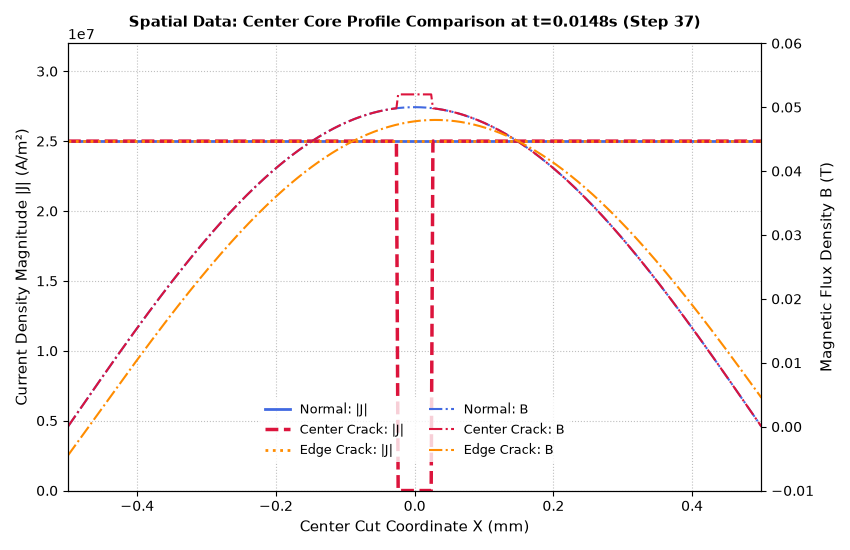

This chart was generated by the following Python code:
import numpy as np
import matplotlib.pyplot as plt

# =========================================================================
# 1. ズームエリア（-0.5 mm から 0.5 mm）の空間座標生成
# =========================================================================
x_cut = np.linspace(-0.5, 0.5, 400)

# --- データの準備 ---
# ① Normal (通常線材): 電流はJcでフラット、磁場は綺麗な対称の山
j_normal = np.zeros_like(x_cut) + 2.5e7
b_normal = 0.05 * np.cos(np.pi * x_cut)

# ② Center Crack (Condition 1): 真ん中（±0.025mm）だけ電流が0に落ちる、磁場は真ん中で少し漏れる
j_center = np.zeros_like(x_cut)
b_center = np.zeros_like(x_cut)
for i, x in enumerate(x_cut):
    if abs(x) <= 0.025:
        j_center[i] = 0.0
        b_center[i] = 0.052  # 磁場が中央で少し漏れる
    else:
        j_center[i] = 2.5e7
        b_center[i] = 0.05 * np.cos(np.pi * x)

# ③ Edge Crack (Condition 2): 中央部に傷はないので電流はJcでフラット、ただし磁場は非対称に歪む
j_edge = np.zeros_like(x_cut) + 2.5e7
b_edge = 0.048 * np.cos(np.pi * (x_cut - 0.03))  # ピークが右に少しズレる

# =========================================================================
# 2. グラフの描画（2軸プロット、すべての文字を黒に統一）
# =========================================================================
fig, ax1 = plt.subplots(figsize=(8.5, 5.5))

# --- 左側の縦軸: 電流密度 |J| ---
# 3つの電流分布を重ねてプロット（通常：青、センター：赤の破線、エッジ：オレンジの点線）
line_j_norm = ax1.plot(x_cut, j_normal, color="royalblue", linewidth=2, label="Normal: |J|")
line_j_cent = ax1.plot(x_cut, j_center, color="crimson", linewidth=2.5, linestyle="--", label="Center Crack: |J|")
line_j_edge = ax1.plot(x_cut, j_edge, color="darkorange", linewidth=2, linestyle=":", label="Edge Crack: |J|")

ax1.set_xlabel("Center Cut Coordinate X (mm)", fontsize=11, color="black")
ax1.set_ylabel("Current Density Magnitude |J| (A/m²)", color="black", fontsize=11)
ax1.tick_params(axis='y', labelcolor="black")
ax1.ticklabel_format(style='sci', axis='y', scilimits=(7,7))
ax1.set_ylim(0.0, 3.2e7)  # 上部に少し余裕を持たせる

# --- 右側の縦軸: 磁束密度 B ---
ax2 = ax1.twinx()
# 3つの磁場分布を重ねてプロット（色のトーンを合わせて見やすくしています）
line_b_norm = ax2.plot(x_cut, b_normal, color="royalblue", linewidth=1.5, linestyle="-.", label="Normal: B")
line_b_cent = ax2.plot(x_cut, b_center, color="crimson", linewidth=1.5, linestyle="-.", label="Center Crack: B")
line_b_edge = ax2.plot(x_cut, b_edge, color="darkorange", linewidth=1.5, linestyle="-.", label="Edge Crack: B")

ax2.set_ylabel("Magnetic Flux Density B (T)", color="black", fontsize=11)
ax2.tick_params(axis='y', labelcolor="black")
ax2.set_ylim(-0.01, 0.06)

# --- 凡例（Legend）とグリッドの設定 ---
# すべての線をまとめて1つの凡例ボックスに入れる
lines = line_j_norm + line_j_cent + line_j_edge + line_b_norm + line_b_cent + line_b_edge
labels = [l.get_label() for l in lines]
ax1.legend(lines, labels, loc="lower center", bbox_to_anchor=(0.5, 0.05), ncol=2, frameon=True, facecolor="white", edgecolor="none", fontsize=9)

# 軸の範囲と見た目の調整（原点ロック）
ax1.set_xlim(-0.5, 0.5)
ax1.tick_params(axis='both', colors='black')
ax2.tick_params(axis='both', colors='black')
ax1.grid(True, linestyle=":", alpha=0.5, color="gray")

# タイトル（ステップ37）
ax1.set_title("Spatial Data: Center Core Profile Comparison at t=0.0148s (Step 37)", fontsize=11, fontweight='bold', color="black", pad=12)

plt.tight_layout()
plt.show()
